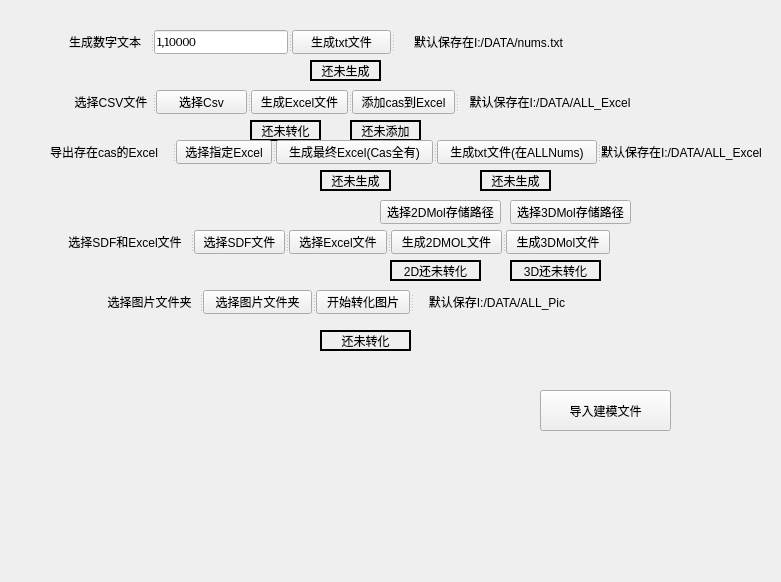
<?xml version="1.0" encoding="UTF-8"?>
<ui version="4.0">
 <class>zh_data_app</class>
 <widget class="QWidget" name="zh_data_app">
  <property name="geometry">
   <rect>
    <x>0</x>
    <y>0</y>
    <width>781</width>
    <height>582</height>
   </rect>
  </property>
  <property name="cursor">
   <cursorShape>ArrowCursor</cursorShape>
  </property>
  <property name="tabletTracking">
   <bool>false</bool>
  </property>
  <property name="contextMenuPolicy">
   <enum>Qt::NoContextMenu</enum>
  </property>
  <property name="windowTitle">
   <string>振华新材料数据建模工具V1.0</string>
  </property>
  <property name="layoutDirection">
   <enum>Qt::LeftToRight</enum>
  </property>
  <property name="styleSheet">
   <string notr="true">QWidget#centralwidget{
border-image: url(&quot;./img/a.jpg&quot;);
}</string>
  </property>
  <widget class="QLabel" name="ConvertState">
   <property name="enabled">
    <bool>true</bool>
   </property>
   <property name="geometry">
    <rect>
     <x>250</x>
     <y>120</y>
     <width>71</width>
     <height>21</height>
    </rect>
   </property>
   <property name="cursor">
    <cursorShape>ForbiddenCursor</cursorShape>
   </property>
   <property name="frameShape">
    <enum>QFrame::WinPanel</enum>
   </property>
   <property name="frameShadow">
    <enum>QFrame::Plain</enum>
   </property>
   <property name="text">
    <string>还未转化</string>
   </property>
   <property name="alignment">
    <set>Qt::AlignCenter</set>
   </property>
  </widget>
  <widget class="QLabel" name="Convert2DState">
   <property name="geometry">
    <rect>
     <x>390</x>
     <y>260</y>
     <width>91</width>
     <height>21</height>
    </rect>
   </property>
   <property name="cursor">
    <cursorShape>ForbiddenCursor</cursorShape>
   </property>
   <property name="focusPolicy">
    <enum>Qt::NoFocus</enum>
   </property>
   <property name="contextMenuPolicy">
    <enum>Qt::PreventContextMenu</enum>
   </property>
   <property name="frameShape">
    <enum>QFrame::WinPanel</enum>
   </property>
   <property name="text">
    <string>2D还未转化</string>
   </property>
   <property name="alignment">
    <set>Qt::AlignCenter</set>
   </property>
  </widget>
  <widget class="QLabel" name="Convert3DState">
   <property name="geometry">
    <rect>
     <x>510</x>
     <y>260</y>
     <width>91</width>
     <height>21</height>
    </rect>
   </property>
   <property name="cursor">
    <cursorShape>ForbiddenCursor</cursorShape>
   </property>
   <property name="focusPolicy">
    <enum>Qt::NoFocus</enum>
   </property>
   <property name="contextMenuPolicy">
    <enum>Qt::PreventContextMenu</enum>
   </property>
   <property name="frameShape">
    <enum>QFrame::WinPanel</enum>
   </property>
   <property name="text">
    <string>3D还未转化</string>
   </property>
   <property name="alignment">
    <set>Qt::AlignCenter</set>
   </property>
  </widget>
  <widget class="QLabel" name="AddCasState">
   <property name="enabled">
    <bool>true</bool>
   </property>
   <property name="geometry">
    <rect>
     <x>350</x>
     <y>120</y>
     <width>71</width>
     <height>21</height>
    </rect>
   </property>
   <property name="cursor">
    <cursorShape>ForbiddenCursor</cursorShape>
   </property>
   <property name="frameShape">
    <enum>QFrame::WinPanel</enum>
   </property>
   <property name="frameShadow">
    <enum>QFrame::Plain</enum>
   </property>
   <property name="text">
    <string>还未添加</string>
   </property>
   <property name="alignment">
    <set>Qt::AlignCenter</set>
   </property>
  </widget>
  <widget class="QPushButton" name="Save2DMolButton">
   <property name="geometry">
    <rect>
     <x>380</x>
     <y>200</y>
     <width>121</width>
     <height>24</height>
    </rect>
   </property>
   <property name="text">
    <string>选择2DMol存储路径</string>
   </property>
  </widget>
  <widget class="QPushButton" name="Save3DMolButton">
   <property name="geometry">
    <rect>
     <x>510</x>
     <y>200</y>
     <width>121</width>
     <height>24</height>
    </rect>
   </property>
   <property name="text">
    <string>选择3DMol存储路径</string>
   </property>
  </widget>
  <widget class="QLabel" name="ConvertPicState">
   <property name="geometry">
    <rect>
     <x>320</x>
     <y>330</y>
     <width>91</width>
     <height>21</height>
    </rect>
   </property>
   <property name="cursor">
    <cursorShape>ForbiddenCursor</cursorShape>
   </property>
   <property name="focusPolicy">
    <enum>Qt::NoFocus</enum>
   </property>
   <property name="contextMenuPolicy">
    <enum>Qt::PreventContextMenu</enum>
   </property>
   <property name="frameShape">
    <enum>QFrame::WinPanel</enum>
   </property>
   <property name="text">
    <string>还未转化</string>
   </property>
   <property name="alignment">
    <set>Qt::AlignCenter</set>
   </property>
  </widget>
  <widget class="QSplitter" name="splitter">
   <property name="geometry">
    <rect>
     <x>70</x>
     <y>90</y>
     <width>571</width>
     <height>24</height>
    </rect>
   </property>
   <property name="orientation">
    <enum>Qt::Horizontal</enum>
   </property>
   <widget class="QLabel" name="label">
    <property name="font">
     <font>
      <underline>false</underline>
     </font>
    </property>
    <property name="mouseTracking">
     <bool>false</bool>
    </property>
    <property name="frameShape">
     <enum>QFrame::NoFrame</enum>
    </property>
    <property name="frameShadow">
     <enum>QFrame::Raised</enum>
    </property>
    <property name="text">
     <string>选择CSV文件</string>
    </property>
    <property name="scaledContents">
     <bool>false</bool>
    </property>
    <property name="alignment">
     <set>Qt::AlignCenter</set>
    </property>
   </widget>
   <widget class="QPushButton" name="SelectCsvButton">
    <property name="text">
     <string>选择Csv</string>
    </property>
   </widget>
   <widget class="QPushButton" name="SaveExcelButton">
    <property name="sizePolicy">
     <sizepolicy hsizetype="Preferred" vsizetype="Fixed">
      <horstretch>0</horstretch>
      <verstretch>0</verstretch>
     </sizepolicy>
    </property>
    <property name="text">
     <string>生成Excel文件</string>
    </property>
   </widget>
   <widget class="QPushButton" name="AddCasToExcelButton">
    <property name="text">
     <string>添加cas到Excel</string>
    </property>
   </widget>
   <widget class="QLabel" name="label_2">
    <property name="text">
     <string>默认保存在I:/DATA/ALL_Excel</string>
    </property>
    <property name="alignment">
     <set>Qt::AlignCenter</set>
    </property>
   </widget>
  </widget>
  <widget class="QSplitter" name="splitter_2">
   <property name="geometry">
    <rect>
     <x>60</x>
     <y>230</y>
     <width>550</width>
     <height>24</height>
    </rect>
   </property>
   <property name="orientation">
    <enum>Qt::Horizontal</enum>
   </property>
   <widget class="QLabel" name="label_3">
    <property name="font">
     <font>
      <underline>false</underline>
     </font>
    </property>
    <property name="mouseTracking">
     <bool>false</bool>
    </property>
    <property name="frameShape">
     <enum>QFrame::NoFrame</enum>
    </property>
    <property name="frameShadow">
     <enum>QFrame::Raised</enum>
    </property>
    <property name="text">
     <string>选择SDF和Excel文件</string>
    </property>
    <property name="scaledContents">
     <bool>false</bool>
    </property>
    <property name="alignment">
     <set>Qt::AlignCenter</set>
    </property>
   </widget>
   <widget class="QPushButton" name="SelectSdfButton">
    <property name="text">
     <string>选择SDF文件</string>
    </property>
   </widget>
   <widget class="QPushButton" name="SelectExcelButton">
    <property name="text">
     <string>选择Excel文件</string>
    </property>
   </widget>
   <widget class="QPushButton" name="SaveMol2DButton">
    <property name="sizePolicy">
     <sizepolicy hsizetype="Preferred" vsizetype="Fixed">
      <horstretch>0</horstretch>
      <verstretch>0</verstretch>
     </sizepolicy>
    </property>
    <property name="text">
     <string>生成2DMOL文件</string>
    </property>
   </widget>
   <widget class="QPushButton" name="SaveMol3DButton">
    <property name="text">
     <string>生成3DMol文件</string>
    </property>
   </widget>
  </widget>
  <widget class="QSplitter" name="splitter_4">
   <property name="geometry">
    <rect>
     <x>100</x>
     <y>290</y>
     <width>480</width>
     <height>24</height>
    </rect>
   </property>
   <property name="orientation">
    <enum>Qt::Horizontal</enum>
   </property>
   <widget class="QSplitter" name="splitter_3">
    <property name="orientation">
     <enum>Qt::Horizontal</enum>
    </property>
    <widget class="QLabel" name="label_4">
     <property name="text">
      <string>选择图片文件夹</string>
     </property>
     <property name="alignment">
      <set>Qt::AlignCenter</set>
     </property>
    </widget>
    <widget class="QPushButton" name="SelectPicButton">
     <property name="text">
      <string>选择图片文件夹</string>
     </property>
    </widget>
    <widget class="QPushButton" name="ConvertPicButton">
     <property name="text">
      <string>开始转化图片</string>
     </property>
    </widget>
   </widget>
   <widget class="QLabel" name="label_5">
    <property name="text">
     <string>默认保存I:/DATA/ALL_Pic</string>
    </property>
    <property name="alignment">
     <set>Qt::AlignCenter</set>
    </property>
   </widget>
  </widget>
  <widget class="QLabel" name="GenNumsState">
   <property name="enabled">
    <bool>true</bool>
   </property>
   <property name="geometry">
    <rect>
     <x>310</x>
     <y>60</y>
     <width>71</width>
     <height>21</height>
    </rect>
   </property>
   <property name="cursor">
    <cursorShape>ForbiddenCursor</cursorShape>
   </property>
   <property name="frameShape">
    <enum>QFrame::WinPanel</enum>
   </property>
   <property name="frameShadow">
    <enum>QFrame::Plain</enum>
   </property>
   <property name="text">
    <string>还未生成</string>
   </property>
   <property name="alignment">
    <set>Qt::AlignCenter</set>
   </property>
  </widget>
  <widget class="QSplitter" name="splitter_5">
   <property name="geometry">
    <rect>
     <x>60</x>
     <y>30</y>
     <width>522</width>
     <height>24</height>
    </rect>
   </property>
   <property name="orientation">
    <enum>Qt::Horizontal</enum>
   </property>
   <widget class="QLabel" name="label_6">
    <property name="text">
     <string>生成数字文本</string>
    </property>
    <property name="alignment">
     <set>Qt::AlignCenter</set>
    </property>
   </widget>
   <widget class="QLineEdit" name="NumsEdit">
    <property name="sizePolicy">
     <sizepolicy hsizetype="Expanding" vsizetype="Fixed">
      <horstretch>0</horstretch>
      <verstretch>0</verstretch>
     </sizepolicy>
    </property>
    <property name="font">
     <font>
      <family>Cambria</family>
      <pointsize>10</pointsize>
      <italic>false</italic>
      <bold>false</bold>
      <kerning>true</kerning>
     </font>
    </property>
    <property name="text">
     <string>1,10000</string>
    </property>
   </widget>
   <widget class="QPushButton" name="GenerateNumsButton">
    <property name="text">
     <string>生成txt文件</string>
    </property>
   </widget>
   <widget class="QLabel" name="label_7">
    <property name="text">
     <string>默认保存在I:/DATA/nums.txt</string>
    </property>
    <property name="alignment">
     <set>Qt::AlignCenter</set>
    </property>
   </widget>
  </widget>
  <widget class="QLabel" name="GenFinalExcelState">
   <property name="enabled">
    <bool>true</bool>
   </property>
   <property name="geometry">
    <rect>
     <x>320</x>
     <y>170</y>
     <width>71</width>
     <height>21</height>
    </rect>
   </property>
   <property name="cursor">
    <cursorShape>ForbiddenCursor</cursorShape>
   </property>
   <property name="frameShape">
    <enum>QFrame::WinPanel</enum>
   </property>
   <property name="frameShadow">
    <enum>QFrame::Plain</enum>
   </property>
   <property name="text">
    <string>还未生成</string>
   </property>
   <property name="alignment">
    <set>Qt::AlignCenter</set>
   </property>
  </widget>
  <widget class="QLabel" name="GenFinalTxtState">
   <property name="enabled">
    <bool>true</bool>
   </property>
   <property name="geometry">
    <rect>
     <x>480</x>
     <y>170</y>
     <width>71</width>
     <height>21</height>
    </rect>
   </property>
   <property name="cursor">
    <cursorShape>ForbiddenCursor</cursorShape>
   </property>
   <property name="frameShape">
    <enum>QFrame::WinPanel</enum>
   </property>
   <property name="frameShadow">
    <enum>QFrame::Plain</enum>
   </property>
   <property name="text">
    <string>还未生成</string>
   </property>
   <property name="alignment">
    <set>Qt::AlignCenter</set>
   </property>
  </widget>
  <widget class="QSplitter" name="splitter_6">
   <property name="geometry">
    <rect>
     <x>50</x>
     <y>140</y>
     <width>732</width>
     <height>24</height>
    </rect>
   </property>
   <property name="orientation">
    <enum>Qt::Horizontal</enum>
   </property>
   <widget class="QLabel" name="label_8">
    <property name="text">
     <string>导出存在cas的Excel</string>
    </property>
   </widget>
   <widget class="QPushButton" name="SelectSpecialExcelBtn">
    <property name="text">
     <string>选择指定Excel</string>
    </property>
   </widget>
   <widget class="QPushButton" name="GenFinalExcelButton">
    <property name="text">
     <string>生成最终Excel(Cas全有)</string>
    </property>
   </widget>
   <widget class="QPushButton" name="GenSpecialTxtBtn">
    <property name="text">
     <string>生成txt文件(在ALLNums)</string>
    </property>
   </widget>
   <widget class="QLabel" name="label_9">
    <property name="text">
     <string>默认保存在I:/DATA/ALL_Excel</string>
    </property>
   </widget>
  </widget>
  <widget class="QPushButton" name="load_Modeling_files">
   <property name="geometry">
    <rect>
     <x>540</x>
     <y>390</y>
     <width>131</width>
     <height>41</height>
    </rect>
   </property>
   <property name="text">
    <string>导入建模文件</string>
   </property>
  </widget>
 </widget>
 <resources/>
 <connections/>
</ui>
